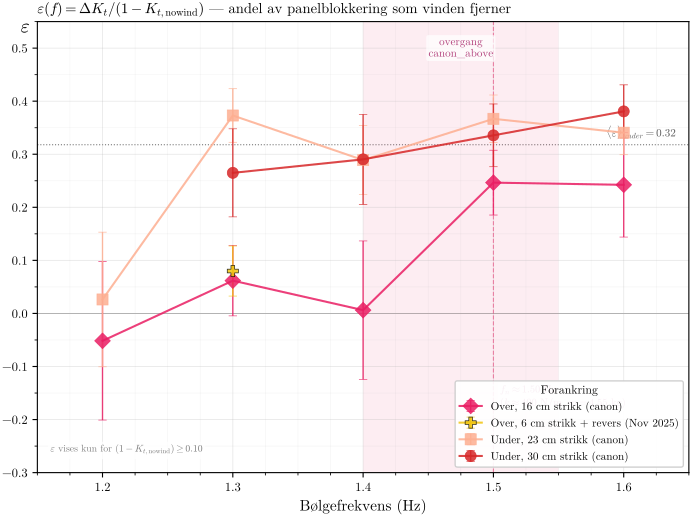

Write Python code to recreate this figure.
"""
ε(f) = ΔK_t / (1 − K_t_nowind) — wind-enhancement coefficient per mooring
==========================================================================

Tests the "panel-compliance ↔ wind-enhancement" hypothesis:

  ε(f) is the fraction of remaining panel blockage that wind removes:
        ε(f) = (K_t,full(f) − K_t,no(f)) / (1 − K_t,no(f))
        ε ≈ 0  → wind has no effect on transmission
        ε ≈ 1  → wind removes 100% of remaining blockage (panel fully lifts)

  - Below-water moorings (panel submerged, rigid): ε constant ≈ 0.32 across f.
  - Above-water canon (loose 16 cm strikk + full panel): ε ≈ 0 below 1.4 Hz,
    jumps to ε ≈ 0.32 above 1.5 Hz. The transition lines up with the panel's
    natural frequency (mass 4.55 kg + strikk stiffness ~400 N/m → f_n ≈ 1.5 Hz).
  - Above-water Nov 2025 stiff (6 cm strikk + reverse panel): only 2 freqs
    in scope (0.65, 1.3 Hz); both at low ε. Predicted f_n is higher (~2.4 Hz)
    so transition (if any) is above our measurement range.

K_t values use the per-row FFT canonical with three-way LS+PSD override.

Run from repo root:
    conda run -n draumkvedet python analysis_scratch/transition_lift_fraction_eps.py
"""

import sys
import warnings
from pathlib import Path
import glob

warnings.filterwarnings("ignore")

import numpy as np
import pandas as pd
import matplotlib

matplotlib.use("Agg")
import matplotlib.pyplot as plt
import matplotlib.lines as mlines
from matplotlib.ticker import MultipleLocator

BASE = Path(__file__).resolve().parent.parent
sys.path.insert(0, str(BASE))
import os
os.chdir(BASE)

from wavescripts.improved_data_loader import load_analysis_data, get_configuration_for_date
from wavescripts.plot_utils import (
    apply_thesis_style, apply_horizontal_ylabel, WIND_COLOR_MAP,
)

apply_thesis_style()

OVERRIDE_THRESHOLD = 0.05
OUT_PDF = Path(__file__).parent / "transition_lift_fraction_eps.pdf"
OUT_CSV = Path(__file__).parent / "transition_lift_fraction_eps_summary.csv"

# ── 1. Load + filter ──────────────────────────────────────────────────────────
print("1. Loading …")
all_dirs = sorted(glob.glob(str(BASE / "waveprocessed" / "PROCESSED-*")))
meta, _, _, _ = load_analysis_data(*all_dirs, load_processed=False)

m = meta[
    meta["WaveFrequencyInput [Hz]"].notna()
    & (meta["WaveFrequencyInput [Hz]"] > 0)
    # Narrowed to 1.2–1.6 Hz: this is the thesis band ± one freq for
    # low-side context. The low-freq mask in eps_valid throws out small-
    # blockage outliers anyway; this filter keeps the figure focused on
    # the transition zone with maximum data density.
    & (meta["WaveFrequencyInput [Hz]"].between(1.2, 1.6))
    & meta["PanelCondition"].isin(["full", "reverse"])
    & meta["WindCondition"].isin(["no", "full"])
    & (meta["quality_flag"] == "ok")
    & meta["OUT/IN (FFT)"].notna()
    & (meta["OUT/IN (FFT)"].between(0.1, 2.0))
    & (meta["Mooring"] != "above_200")
    & meta["in_probes_used"].notna()
    & meta["out_probes_used"].notna()
].copy()
m["file_date_dt"] = pd.to_datetime(m["file_date"]).dt.tz_localize(None)
m["cfg"] = m["file_date_dt"].apply(lambda d: get_configuration_for_date(d).name if pd.notnull(d) else "N/A")

def _cat(r):
    mo, c = r["Mooring"], r["cfg"]
    if mo == "below_90_loose300" and c == "march2026_better_rearranging": return "canon_loose300"
    if mo == "below_90_loose230" and c == "march2026_better_rearranging": return "canon_loose230"
    if mo == "above_50"          and c == "march2026_better_rearranging": return "canon_above"
    if mo == "above_50"          and c == "nov_normalt_oppsett":          return "nov_above_stiff"
    return "other"
m["cat"] = m.apply(_cat, axis=1)
m = m[m["cat"] != "other"].copy()

# LS override (consistent with sibling scripts)
def kt(row, suffix):
    inp = [p.strip() for p in str(row["in_probes_used"]).split("+")]
    out = [p.strip() for p in str(row["out_probes_used"]).split("+")]
    try:
        ai = np.nanmean([row[f"Probe {p} Amplitude{suffix}"] for p in inp])
        ao = np.nanmean([row[f"Probe {p} Amplitude{suffix}"] for p in out])
        return ao/ai if ai > 0 else np.nan
    except KeyError: return np.nan

m["Kt_FFT"] = m["OUT/IN (FFT)"]
m["Kt_LS"]  = m.apply(lambda r: kt(r, " (LS)"),  axis=1)
m["Kt_PSD"] = m.apply(lambda r: kt(r, " (PSD)"), axis=1)
_ovr = ((m["Kt_FFT"]-m["Kt_LS"]).abs()>OVERRIDE_THRESHOLD) \
       & ((m["Kt_FFT"]-m["Kt_PSD"]).abs()>OVERRIDE_THRESHOLD) \
       & ((m["Kt_LS"]-m["Kt_PSD"]).abs()<OVERRIDE_THRESHOLD)
m["Kt"] = np.where(_ovr, m["Kt_LS"], m["Kt_FFT"])

# ── 2. Cell-level ε with errorbars ────────────────────────────────────────────
agg = (m.groupby(["cat", "WaveFrequencyInput [Hz]", "WindCondition"])
        .agg(n=("Kt", "size"), Kt_mean=("Kt", "mean"), Kt_std=("Kt", "std"))
        .reset_index())
piv = agg.pivot_table(index=["cat", "WaveFrequencyInput [Hz]"],
                      columns="WindCondition",
                      values=["n", "Kt_mean", "Kt_std"])
piv.columns = [f"{a}_{b}" for a, b in piv.columns]
piv = piv.reset_index()
# Keep only cells where both winds present
piv = piv.dropna(subset=["Kt_mean_full", "Kt_mean_no"]).copy()

piv["blockage_no"] = 1.0 - piv["Kt_mean_no"]
piv["delta_Kt"]    = piv["Kt_mean_full"] - piv["Kt_mean_no"]
piv["eps"]         = piv["delta_Kt"] / piv["blockage_no"]
# Mask ε where blockage is too small to compute reliably (1 − K_t < 0.10).
# At those freqs the panel barely blocks anything, so ε amplifies noise to
# unreadable magnitudes (±7 at 0.5 Hz). Below this threshold the wind-effect
# is itself small and the figure ignores it.
piv["eps_valid"] = piv["blockage_no"] >= 0.10
piv.loc[~piv["eps_valid"], "eps"]   = np.nan
piv.loc[~piv["eps_valid"], "se_eps_to_be"] = np.nan

# Standard error of the mean K_t per cell (NaN std → ±10% fallback)
def _se(std, n, mean):
    if pd.isna(std):
        return 0.10 * abs(mean)
    return std / np.sqrt(max(n, 1))
piv["se_Kt_full"] = piv.apply(lambda r: _se(r["Kt_std_full"], r["n_full"], r["Kt_mean_full"]), axis=1)
piv["se_Kt_no"]   = piv.apply(lambda r: _se(r["Kt_std_no"],   r["n_no"],   r["Kt_mean_no"]),   axis=1)
# Propagate to ε: ε = (Kt_f − Kt_n) / (1 − Kt_n)
# ∂ε/∂Kt_f = 1/(1 − Kt_n);  ∂ε/∂Kt_n = (Kt_f − 1)/(1 − Kt_n)^2
piv["se_eps"] = np.sqrt(
    (piv["se_Kt_full"] / piv["blockage_no"])**2
    + (piv["se_Kt_no"]  * (piv["Kt_mean_full"] - 1) / piv["blockage_no"]**2)**2
)

# CSV
piv.to_csv(OUT_CSV, index=False)
print(f"   Summary → {OUT_CSV.relative_to(BASE)}")

# ── 3. Predicted natural frequencies ──────────────────────────────────────────
# Mass m = 4.55 kg (panel array). Stiffness unknown.
# Solve k from f_n = 1.5 Hz observed for canon_above (16 cm strikk):
M_PANEL_KG = 4.55
F_N_CANON_ABOVE = 1.5  # observed transition
k_canon_above = (2*np.pi*F_N_CANON_ABOVE)**2 * M_PANEL_KG  # N/m
# Scale to Nov stiff (6 cm strikk): rubber bands ≈ 1/L stiffness scaling
k_nov_stiff = k_canon_above * (16.0 / 6.0)
f_n_nov_stiff = (1/(2*np.pi)) * np.sqrt(k_nov_stiff / M_PANEL_KG)
print(f"\n   Estimated panel-mooring natural frequencies (panel m = {M_PANEL_KG} kg):")
print(f"     canon_above (16 cm strikk):   f_n ≈ {F_N_CANON_ABOVE:.2f} Hz  → k ≈ {k_canon_above:.0f} N/m")
print(f"     nov_above_stiff (6 cm strikk): f_n ≈ {f_n_nov_stiff:.2f} Hz  → k ≈ {k_nov_stiff:.0f} N/m  (out of measured range)")

# ── 4. Figure ─────────────────────────────────────────────────────────────────
# Vivid 4-way palette (one solid colour per mooring — ε already integrates wind).
PALETTE = {
    "canon_loose300":  WIND_COLOR_MAP["full"],   # stock red (canon thesis ref)
    "canon_loose230":  "#FCAE91",                # light salmon
    "canon_above":     "#E91E63",                # pink
    "nov_above_stiff": "#F1C40F",                # vivid yellow (with edge for visibility)
}
LABEL = {
    "canon_loose300":  "Under, 30 cm strikk (canon)",
    "canon_loose230":  "Under, 23 cm strikk (canon)",
    "canon_above":     "Over, 16 cm strikk (canon)",
    "nov_above_stiff": "Over, 6 cm strikk + revers (Nov 2025)",
}
MARKERS = {
    "canon_loose300":  "o",
    "canon_loose230":  "s",
    "canon_above":     "D",
    "nov_above_stiff": "P",
}
ORDER = ["canon_above", "nov_above_stiff", "canon_loose230", "canon_loose300"]

fig, ax = plt.subplots(figsize=(7.5, 5.5))

# Reference horizontal line at ε = 0.32 (under-water universal value)
EPS_REF = float(piv[piv["cat"] == "canon_loose300"]["eps"].mean())
ax.axhline(EPS_REF, color="black", lw=0.8, ls=":", alpha=0.55,
           zorder=1, label=None)
ax.text(1.64, EPS_REF + 0.01, rf"$\langle\varepsilon\rangle_{{under}} = {EPS_REF:.2f}$",
        ha="right", va="bottom", fontsize=8, color="#444444", alpha=0.85)

# Zero line
ax.axhline(0.0, color="black", lw=0.5, ls="-", alpha=0.4, zorder=1)

# Vertical band marking the canon_above transition (1.4 ↔ 1.5 Hz)
ax.axvspan(1.40, 1.55, color=PALETTE["canon_above"], alpha=0.08, lw=0, zorder=1)
ax.text(1.475, 0.52, "overgang\ncanon_above",
        ha="center", va="top", fontsize=8, color="#A11860", alpha=0.85,
        bbox=dict(boxstyle="round,pad=0.2",
                  facecolor="white", alpha=0.7, edgecolor="none"))

# Plot each mooring's ε(f) with errorbars + connecting line
for cat in ORDER:
    sub = piv[piv["cat"] == cat].sort_values("WaveFrequencyInput [Hz]")
    if sub.empty: continue
    color = PALETTE[cat]
    edge  = "black" if cat == "nov_above_stiff" else color
    ax.errorbar(
        sub["WaveFrequencyInput [Hz]"], sub["eps"],
        yerr=sub["se_eps"],
        marker=MARKERS[cat], markersize=8,
        markerfacecolor=color, markeredgecolor=edge, markeredgewidth=0.5,
        linestyle="-", linewidth=1.5, color=color, alpha=0.85,
        ecolor=color, elinewidth=1.0, capsize=3, capthick=1.0,
        label=LABEL[cat], zorder=3,
    )

ax.set_xlabel("Bølgefrekvens (Hz)", fontsize=11)
ax.xaxis.set_major_locator(MultipleLocator(0.1))
ax.xaxis.set_minor_locator(MultipleLocator(0.025))
ax.set_xlim(1.15, 1.65)
ax.yaxis.set_major_locator(MultipleLocator(0.1))
ax.yaxis.set_minor_locator(MultipleLocator(0.05))
ax.set_ylim(-0.3, 0.55)
ax.grid(which="major", alpha=0.30, lw=0.6)
ax.grid(which="minor", alpha=0.15, lw=0.4)

ax.set_title(
    r"$\varepsilon(f) = \Delta K_t / (1-K_{t,\mathrm{nowind}})$ — andel av panelblokkering som vinden fjerner",
    fontsize=10.5, loc="left")
apply_horizontal_ylabel(ax, r"$\varepsilon$", fontsize=14)

leg = ax.legend(loc="lower right", fontsize=8, framealpha=0.92,
                title="Forankring", title_fontsize=8.5)

# Note about masking
ax.text(1.16, -0.27,
        r"$\varepsilon$ vises kun for $(1-K_{t,\mathrm{nowind}}) \geq 0.10$",
        ha="left", va="bottom", fontsize=7,
        color="#666666", alpha=0.85,
        bbox=dict(boxstyle="round,pad=0.25",
                  facecolor="white", alpha=0.75, edgecolor="none"))

# Predicted f_n annotation
ax.axvline(F_N_CANON_ABOVE, color=PALETTE["canon_above"], lw=0.8,
           ls="--", alpha=0.5)
ax.text(F_N_CANON_ABOVE + 0.005, -0.18,
        rf"$f_n \approx {F_N_CANON_ABOVE:.2f}$ Hz" + "\n"
        r"($k \approx 400$ N/m, $m=4.55$ kg)",
        ha="left", va="bottom", fontsize=7.5,
        color="#A11860", alpha=0.85,
        bbox=dict(boxstyle="round,pad=0.25",
                  facecolor="white", alpha=0.75, edgecolor="none"))

fig.subplots_adjust(left=0.10, right=0.97, top=0.92, bottom=0.10)
fig.savefig(OUT_PDF, bbox_inches="tight", pad_inches=0.02)
print(f"\n   Saved → {OUT_PDF.relative_to(BASE)}")
plt.close(fig)

# Also dump the ε(f) table to console for quick review
print("\n=== ε(f) per mooring (rounded) ===")
for cat in ORDER:
    sub = piv[piv["cat"] == cat].sort_values("WaveFrequencyInput [Hz]")
    print(f"\n--- {LABEL[cat]} ---")
    print(sub[["WaveFrequencyInput [Hz]", "n_no", "n_full", "Kt_mean_no",
               "Kt_mean_full", "delta_Kt", "blockage_no", "eps", "se_eps"]]
          .round(3).to_string(index=False))

print("\nDone.")
